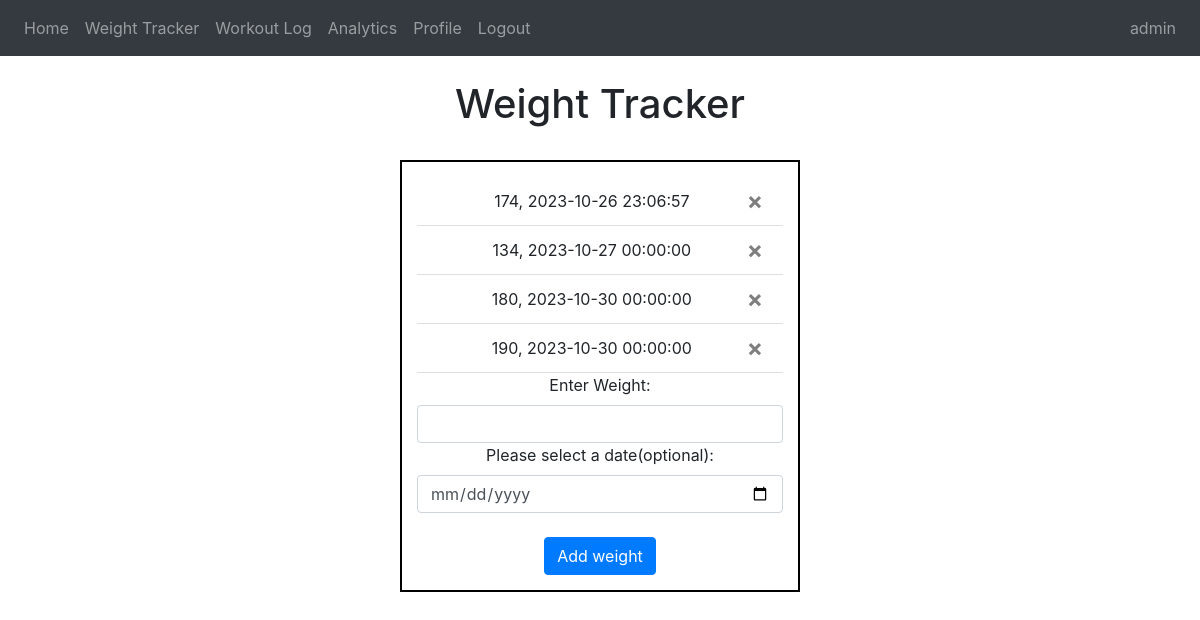
The app's page /weighttracker (signed in), older data.
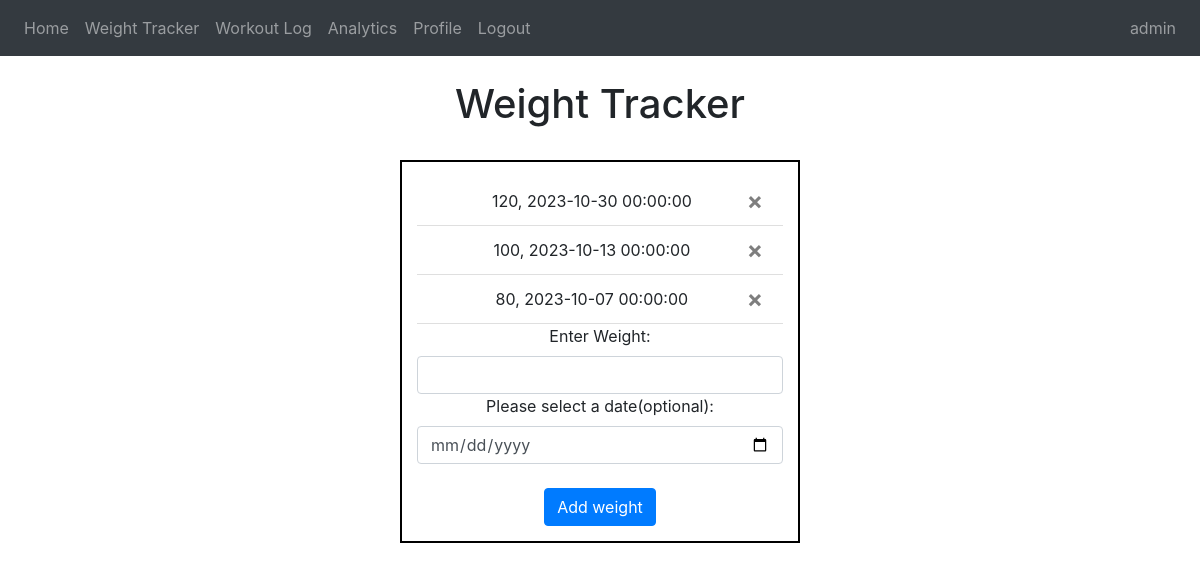
The same page, newer data.
### website/models.py (models this page shows)
class User(db.Model, UserMixin):
    id = db.Column(db.Integer, primary_key=True)
    email = db.Column(db.String(150), unique=True)
    username = db.Column(db.String(150))
    password = db.Column(db.String(150))
    weights = db.relationship('Weight')

class Weight(db.Model):
    id = db.Column(db.Integer, primary_key=True)
    data = db.Column(db.String(10))
    date = db.Column(db.DateTime(timezone=True), default=func.date())
    user_id = db.Column(db.Integer, db.ForeignKey('user.id'))

### website/views.py (the view, shortened to what this page needs)
@views.route('/weighttracker', methods=['GET', 'POST'])
@login_required
def weighttracker():
    return render_template("weight_tracker.html", user=current_user)

### website/__init__.py (called while the page is built)
def create_app():
    app = Flask(__name__)
    app.config['SECRET_KEY'] = '123'
    app.config['SQLALCHEMY_DATABASE_URI'] = f'sqlite:///{DB_NAME}'
    db.init_app(app)
    from .views import views
    from .auth import auth
    app.register_blueprint(views, url_prefix='/')
    app.register_blueprint(auth, url_prefix='/')
    from .models import User, Weight
    with app.app_context():
        db.create_all()
    login_manager =  LoginManager()
    login_manager.login_view = 'auth.login'
    login_manager.init_app(app)
    @login_manager.user_loader
    def load_user(id):
        return User.query.get(int(id))
    return app

### website/templates/weight_tracker.html (shortened to what this page needs)
{% extends "base.html" %}
{% block content %}
<br>
<head>
  <link rel="stylesheet" type="text/css" href="static/styles.css">
  <h1>Weight Tracker</h1>
</head>
<body>
  <br>
  <div class="centered-content">
    <ul class="list-group list-group-flush center-list" id="weights">
      {% for weight in user.weights %}
      <li class="list-group-item weight-item">
        {{ weight.data }}, {{ weight.date }}
        <button type="button" class="close" onClick="deleteWeight({{ weight.id }})">
          <span aria-hidden="true">&times;</span>
        </button>
      </li>
      {% endfor %}
    </ul>
    <form method="POST">
      <label for="weight">Enter Weight:</label>
      <input type="text" name="weight" id="weight" class="form-control weight-item" required pattern="[0-9]+">
      <label for="date">Please select a date(optional):</label>
      <input type="date" name="date" id="date" class="form-control date-item">
      <br />
      <button type="submit" class="btn btn-primary">Add weight</button>
    </form>
  </div>
</body>
{% endblock %}

### website/templates/base.html (shortened to what this page needs)
<!DOCTYPE html>
<html>
  <head>
    <link
      rel="stylesheet"
      href="https://stackpath.bootstrapcdn.com/bootstrap/4.4.1/css/bootstrap.min.css"
    />
    <link
      rel="stylesheet"
      href="https://stackpath.bootstrapcdn.com/font-awesome/4.7.0/css/font-awesome.min.css"
    />
  </head>
  <body>
    <nav class="navbar navbar-expand-lg navbar-dark bg-dark">
      <div class="collapse navbar-collapse" id="navbar">
        <div class="navbar-nav">
          {% if user.is_authenticated %}
          <a class="nav-item nav-link" id="home" href="/">Home</a>
          <a class="nav-item nav-link" id="weighttracker" href="/weighttracker">Weight Tracker</a>
          <a class="nav-item nav-link" id="workoutlog" href="/workoutlog">Workout Log</a>
          <a class="nav-item nav-link" id="analytics" href="/analytics">Analytics</a>
          <a class="nav-item nav-link" id="profile" href="/profile">Profile</a>
          <a class="nav-item nav-link" id="logout" href="/logout">Logout</a>
          {% else %}
          <a class="nav-item nav-link" id="login" href="/login">Login</a>
          <a class="nav-item nav-link" id="signUp" href="/sign-up">Sign Up</a>
          {% endif %}
        </div>
        <div class="navbar-nav ml-auto">
          {% if user.is_authenticated %}
          <a class="nav-item nav-link" id="profile" href="/profile">{{ user.username }}</a>
          {% endif %}
        </div>
      </div>
    </nav>
    <div class="container">{% block content %} {% endblock %}</div>
  </body>
</html>

### website/static/styles.css (style rules this page uses)
.centered-content { text-align: center; margin: 0 auto; padding: 15px; max-width: 400px; border: 2px solid #000000; }
h1 { text-align: center; }

Row changes from the older to the newer data that the page shows:
removed Weight: data "134", date "2023-10-27 00:00:00"
removed Weight: data "190", date "2023-10-30 00:00:00"
changed Weight (number 1 of 3 on the later page): data "174" → "120"; date "2023-10-26 23:06:57" → "2023-10-30 00:00:00"
changed Weight (number 2 of 3 on the later page): data "180" → "100"; date "2023-10-30 00:00:00" → "2023-10-13 00:00:00"
added Weight: data "80", date "2023-10-07 00:00:00"
